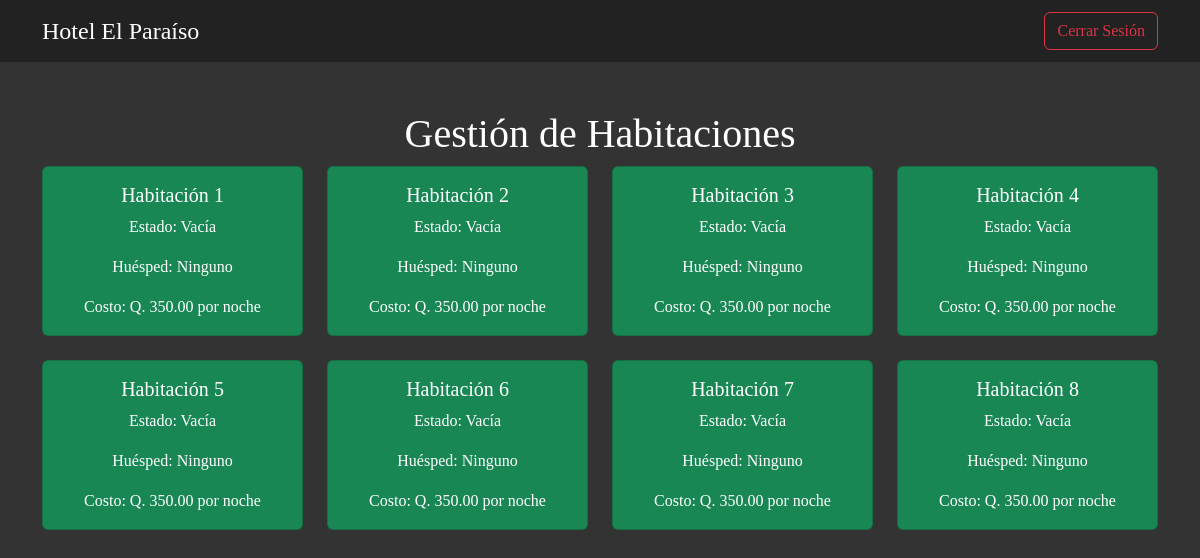
The page /sitio-web-dark/dashboard.php on the database its author committed.
### tables this page shows
CREATE TABLE habitacion (
    id_habitacion INT AUTO_INCREMENT PRIMARY KEY,
    numero INT UNIQUE,
    estado ENUM('Vacía', 'Ocupada') DEFAULT 'Vacía',
    id_huesped INT,
    FOREIGN KEY (id_huesped) REFERENCES huesped(id_huesped)
);

### sitio-web-dark/dashboard.php (the view, shortened to what this page needs)
<!DOCTYPE html>
<html lang="es">
<head>
    <link href="https://cdn.jsdelivr.net/npm/bootstrap@5.3.0/dist/css/bootstrap.min.css" rel="stylesheet">
    <link rel="stylesheet" href="Recursos/CSS/style.css">
</head>
<body>
    <nav class="navbar navbar-expand-lg navbar-light bg-transparent" style="font-family: 'Cinzel', serif;">
        <div class="container">
            <a class="navbar-brand" href="#" style="font-family: 'Cinzel', serif; font-size: 1.5rem;">Hotel El Paraíso</a>
            <div class="ms-auto">
                <a href="index.php" class="btn btn-outline-danger">Cerrar Sesión</a>
            </div>
        </div>
    </nav>
    <div class="container my-5">
        <h1 class="text-center" style="font-family: 'Cinzel', serif;">Gestión de Habitaciones</h1>
        <div class="row row-cols-1 row-cols-md-4 g-4">
            <?php
            include 'db_connect.php';
            $query = "SELECT h.id_habitacion, h.numero, h.estado, hu.nombre AS huesped
                      FROM habitacion h
                      LEFT JOIN huesped hu ON h.id_huesped = hu.id_huesped";
            $result = mysqli_query($conn, $query);
            if ($result) {
                while ($habitacion = mysqli_fetch_assoc($result)) {
                    $color = $habitacion['estado'] === 'Vacía' ? 'bg-success' : 'bg-warning';
                    echo '
                    <div class="col">
                        <div class="card text-center ' . $color . ' text-white">
                            <div class="card-body">
                                <h5 class="card-title">Habitación ' . $habitacion['numero'] . '</h5>
                                <p class="card-text">Estado: ' . $habitacion['estado'] . '</p>
                                <p class="card-text">Huésped: ' . ($habitacion['huesped'] ?: 'Ninguno') . '</p>
                                <p class="card-text">Costo: Q. 350.00 por noche</p>
                            </div>
                        </div>
                    </div>';
                }
            } else {
                echo '<div class="alert alert-danger">Error al conectar con la base de datos</div>';
            }
            ?>
        </div>
    </div>
</body>
</html>

### sitio-web-dark/Recursos/CSS/style.css (style rules this page uses)
body { font-family: 'Cinzel', serif; background-color: #333; color: #fff; }
.card { transition: transform 0.3s; background-color: #444; }
.navbar { background-color: #222 !important; }
.navbar-brand, .nav-link { color: #fff !important; }

### rows shown on the page
habitacion: numero "1", estado "Vacía", huesped "Ninguno"
habitacion: numero "2", estado "Vacía", huesped "Ninguno"
habitacion: numero "3", estado "Vacía", huesped "Ninguno"
habitacion: numero "4", estado "Vacía", huesped "Ninguno"
habitacion: numero "5", estado "Vacía", huesped "Ninguno"
habitacion: numero "6", estado "Vacía", huesped "Ninguno"
habitacion: numero "7", estado "Vacía", huesped "Ninguno"
habitacion: numero "8", estado "Vacía", huesped "Ninguno"
